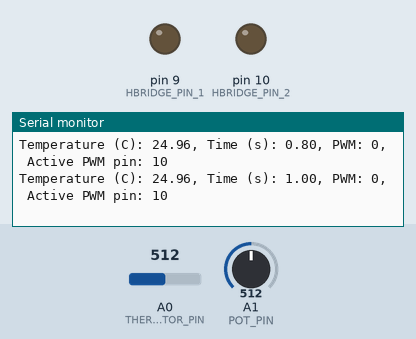
Simulated run of this sketch. Board: Arduino Uno, built with avr-gcc and run on an emulated ATmega328P. Parts: output pins drawn as LEDs (lit = HIGH), the last lines printed to the serial monitor. Inputs (shaded band) come from the test bench; at power-on: A0 (THERMISTOR_PIN) = 512, A1 (POT_PIN) = 512.

Above: at 1.2 s.
1.3 s: A0 (THERMISTOR_PIN) set to 0
At 1.62 s:
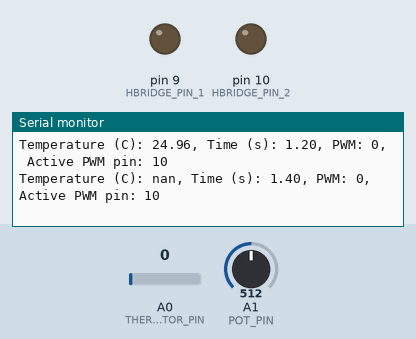
3.1 s: A0 (THERMISTOR_PIN) set to 35
At 3.22 s:
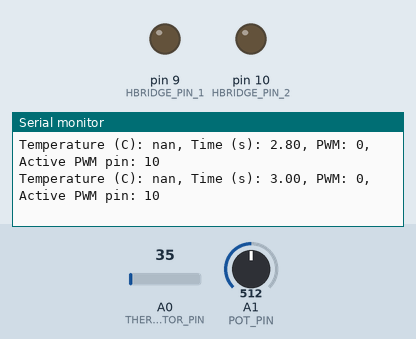

Measured:
- after the input at 1.3 s, the serial monitor: prints a new line after 0.16 s (image 1)

The sketch:

tec_manual_fixed_direction.ino
```cpp
// Phys 39 Module 3 - Part 2
// Fixed-direction manual TEC control
// A0: thermistor
// A1: trim pot -> PWM command
// Pin 9: fixed LOW
// Pin 10: PWM to H-bridge

const int THERMISTOR_PIN = A0;
const int POT_PIN = A1;
const int HBRIDGE_PIN_1 = 9;
const int HBRIDGE_PIN_2 = 10;

const int ADC_SAMPLES = 200;              // 100 to 1000 allowed
const unsigned long PRINT_INTERVAL_MS = 200;

// Thermistor constants -- Module 2 values, confirmed in
// docs/module_notes/module_02_instrument_pieces.md §1:
//   SERIES_RESISTOR / NOMINAL_RESISTANCE: 100 kOhm nominal/rated value (not an
//     independent multimeter measurement -- same caveat as the Module 2 note).
//   BETA_COEFFICIENT: 4540 K, datasheet B57861S0104F040V24, confirmed by the
//     team directly from the datasheet.
const float SERIES_RESISTOR = 100000.0;
const float NOMINAL_RESISTANCE = 100000.0;
const float NOMINAL_TEMPERATURE_C = 25.0;
const float BETA_COEFFICIENT = 4540.0;
const float ADC_MAX = 1023.0;

unsigned long startTime;
unsigned long lastPrint = 0;
bool armed = false;

float readTemperatureC() {
long sum = 0;

for (int i = 0; i < ADC_SAMPLES; i++) {
    sum += analogRead(THERMISTOR_PIN);
delayMicroseconds(200);
}

float adc = sum / (float)ADC_SAMPLES;

if (adc <= 0 || adc >= ADC_MAX) {
return NAN;
}

  // Divider assumption:
  // 5V -> series resistor -> A0 -> thermistor -> GND
float resistance = SERIES_RESISTOR * adc / (ADC_MAX - adc);

  // Beta equation
float steinhart = resistance / NOMINAL_RESISTANCE;
  steinhart = log(steinhart);
  steinhart /= BETA_COEFFICIENT;
  steinhart += 1.0 / (NOMINAL_TEMPERATURE_C + 273.15);
  steinhart = 1.0 / steinhart;
  steinhart -= 273.15;

return steinhart;
}

void setup() {
pinMode(HBRIDGE_PIN_1, OUTPUT);
pinMode(HBRIDGE_PIN_2, OUTPUT);

  // Safety: PWM starts at zero.
digitalWrite(HBRIDGE_PIN_1, LOW);
digitalWrite(HBRIDGE_PIN_2, LOW);
analogWrite(HBRIDGE_PIN_2, 0);

Serial.begin(9600);

  startTime = millis();
  lastPrint = 0;

Serial.println("Part 2 fixed-direction manual TEC control");
Serial.println("Turn trim pot to zero before applying TEC power.");
}

void loop() {
int potValue = analogRead(POT_PIN);
int pwm = map(potValue, 0, 1023, 0, 255);
  pwm = constrain(pwm, 0, 255);

  // Startup safety latch:
  // PWM must be zero once after reset before any nonzero PWM is allowed.
if (!armed) {
if (pwm <= 0) {
      armed = true;
} else {
      pwm = 0;
}
}

digitalWrite(HBRIDGE_PIN_1, LOW);
analogWrite(HBRIDGE_PIN_2, pwm);

unsigned long now = millis();

if (now - lastPrint >= PRINT_INTERVAL_MS) {
    lastPrint = now;

float tempC = readTemperatureC();
float elapsed = (now - startTime) / 1000.0;

Serial.print("Temperature (C): ");
if (isnan(tempC)) {
Serial.print("nan");
} else {
Serial.print(tempC, 2);
}

Serial.print(", Time (s): ");
Serial.print(elapsed, 2);

Serial.print(", PWM: ");
Serial.print(pwm);

Serial.print(", Active PWM pin: ");
Serial.println(HBRIDGE_PIN_2);
}
}
```
